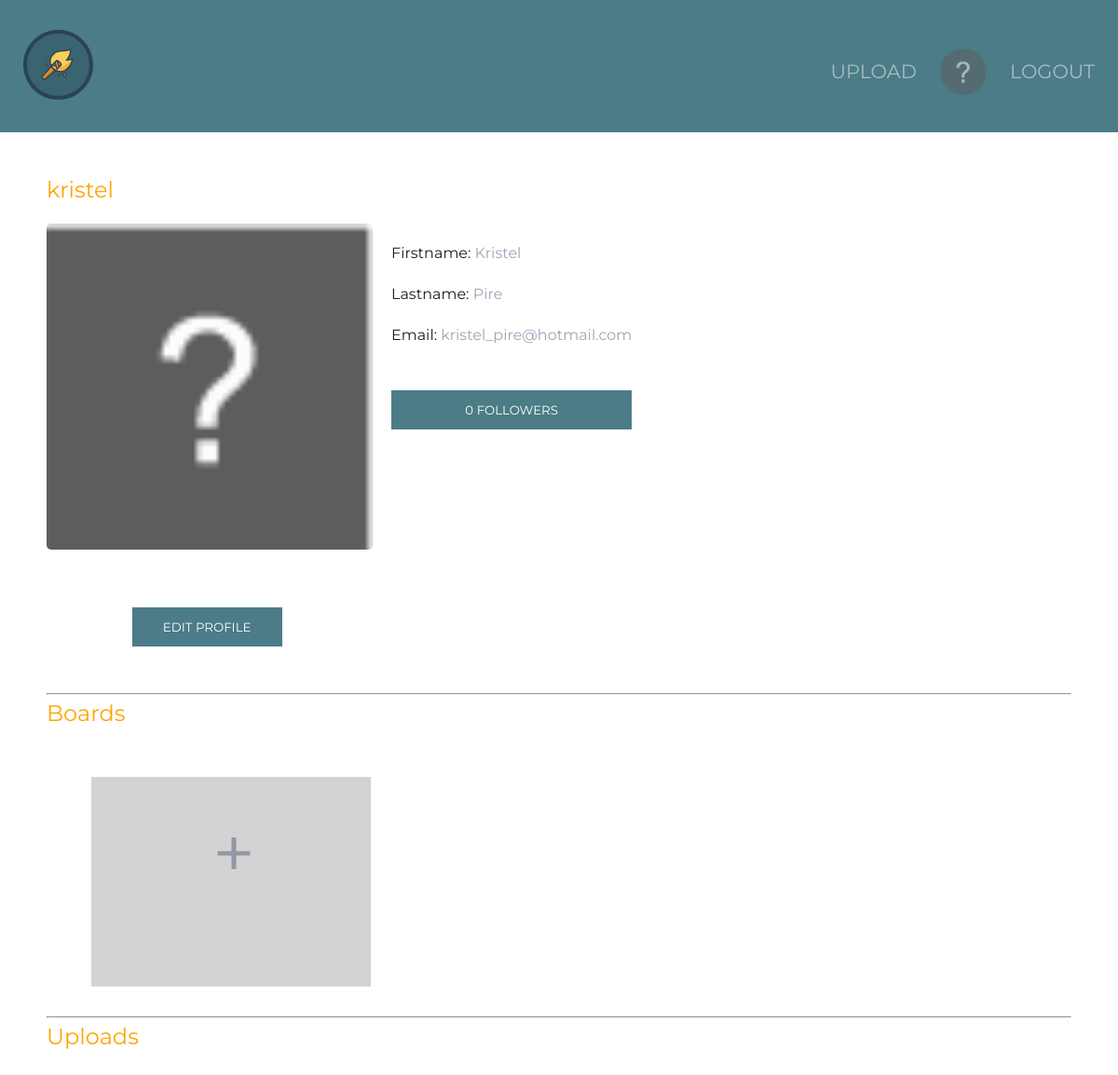
/profile.php?id=40 (signed in), run on an earlier commit of the app's database.
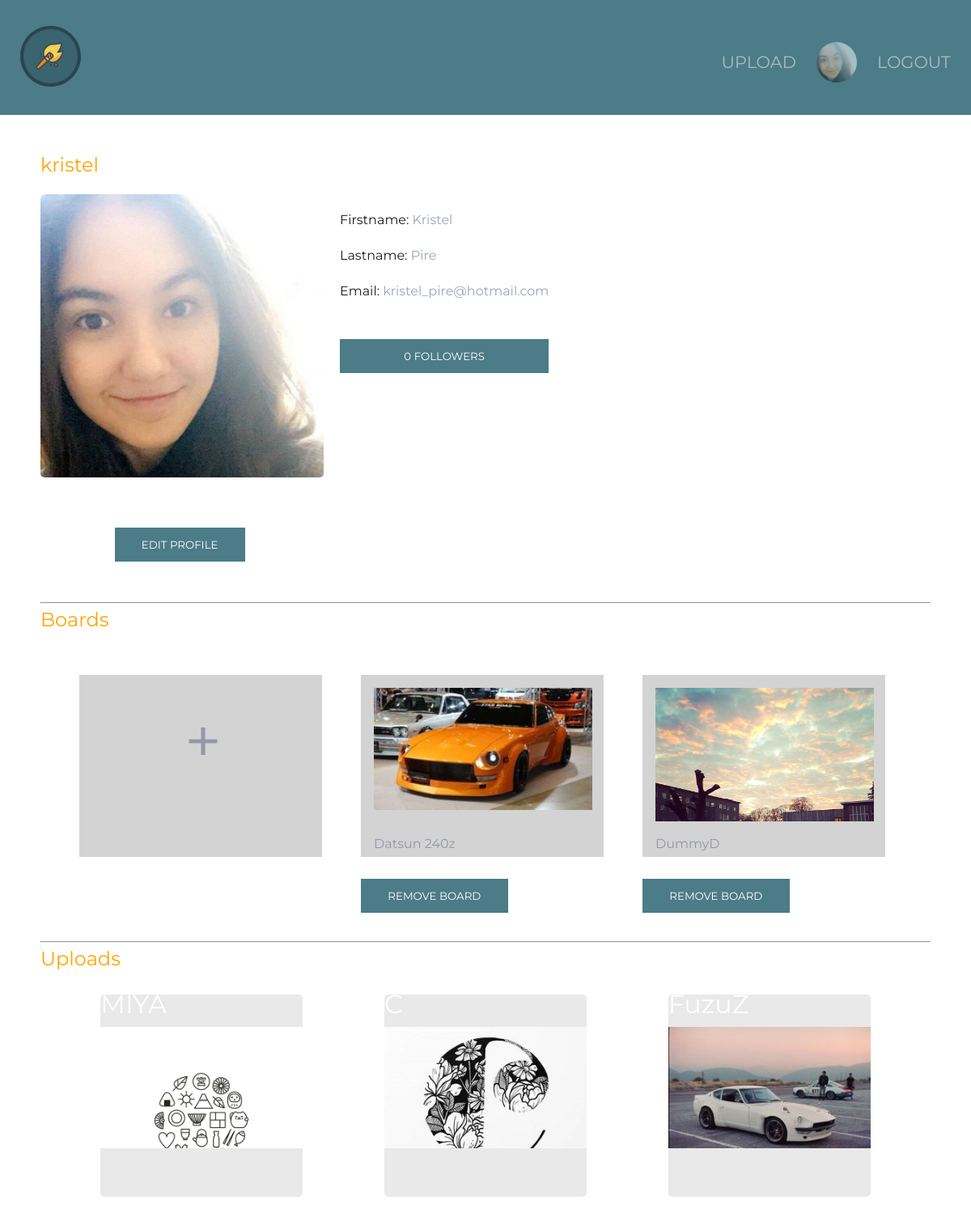
And on a later commit of the database.
### tables this page shows
CREATE TABLE `users` (
  `id` int(11) NOT NULL,
  `email` varchar(200) NOT NULL,
  `firstname` varchar(200) NOT NULL,
  `lastname` varchar(200) NOT NULL,
  `image` varchar(200) NOT NULL,
  `password` varchar(200) NOT NULL,
  `username` varchar(200) NOT NULL
);

CREATE TABLE `boards` (
  `id` int(11) UNSIGNED NOT NULL,
  `userid` int(11) NOT NULL,
  `title` varchar(200) NOT NULL DEFAULT '',
  `state` varchar(11) NOT NULL DEFAULT '',
  `image` varchar(250) NOT NULL
);

CREATE TABLE `posts` (
  `id` int(11) UNSIGNED NOT NULL,
  `userId` int(11) NOT NULL,
  `title` varchar(200) NOT NULL,
  `image` varchar(200) NOT NULL DEFAULT '',
  `description` varchar(200) NOT NULL,
  `link` varchar(200) NOT NULL DEFAULT '',
  `board` int(11) NOT NULL,
  `date` datetime NOT NULL,
  `location` varchar(200) NOT NULL,
  `topic` int(11) NOT NULL
);

### classes/spark/Profile.class.php (called while the page is built, shortened)
<?php
class Profile
{
    private $userId;
    public function setUserId($userId)
    {
        $this->userId = $userId;
    }
    public function Profile(){
        $conn = Db::getInstance();
        $stment = $conn->prepare("SELECT * FROM users WHERE id = :id");
        $stment->bindValue(':id', $this->userId);
        $stment->execute();
        $use = $stment->fetchAll(PDO::FETCH_ASSOC);
        return $use;
    }
    public function Boards(){
        $conn = Db::getInstance();
        $statemnt = $conn->prepare("select * from boards where userid = :userid");
        $statemnt->bindValue(':userid', $this->userId);
        $statemnt->execute();
        $boards = $statemnt->fetchAll(PDO::FETCH_ASSOC);
        return $boards;
    }
    public function Posts(){
        $conn = Db::getInstance();
        $statemnt = $conn->prepare("select * from posts where userId = :userid");
        $statemnt->bindValue(':userid', $this->userId);
        $statemnt->execute();
        $posts = $statemnt->fetchAll(PDO::FETCH_ASSOC);
        return $posts;
    }
    public function CountFollowers(){
        $conn = Db::getInstance();
        $statement = $conn->prepare("select count(*) as followers from following where userid = :id");
        $statement->bindvalue(":id", $_SESSION['id']);
        $statement->execute();
        $res = $statement->fetch();
        return $res;
    }
}

### profile.php (the view, shortened to what the changed rows need)
<?php
    try{
        $userid = $_GET['id'];
        $profile = new Profile();
        $profile->setUserId($userid);
        $use = $profile->Profile();
        $boards = $profile->Boards();
        $posts = $profile->Posts();
        $followers = $profile->CountFollowers();
    } catch (Exception $e) {
        echo $e->getMessage();
    }
?><!doctype html>
<html lang="en">
<head>
    <link rel="stylesheet" href="css/reset.css">
    <link rel="stylesheet" href="css/nav.css">
    <link rel="stylesheet" href="css/style.css">
</head>
<body>
<?php include_once("nav.inc.php")?>
<div id="container">
    <div id="user">
        <?php foreach ($use as $u): ?>
            <h2><?php echo htmlspecialchars($u['username'])?></h2>
            <div class="user_layout">
                <img src="<?php echo htmlspecialchars($u['image'])?>" alt="<?php echo htmlspecialchars($u['username'])?>">
                <div class="info_layout">
                    <div class="info">
                        <h3>Firstname: <span class="grayText"><?php echo htmlspecialchars($u['firstname'])?></span></h3>
                    </div>
                    <div class="info">
                        <h3>Lastname: <span class="grayText"><?php echo htmlspecialchars($u['lastname'])?></span></h3>
                    </div>
                    <div class="info">
                        <h3>Email: <span class="grayText"><?php echo htmlspecialchars($u['email'])?></span></h3>
                    </div>
                    <button id="followers"><?php echo $followers['followers'] . " followers";?></button>
                </div>
            </div>
        <?php endforeach;?>
    </div>
    <div>
        <h2>Boards</h2>
        <div id="boards">
            <?php foreach ($boards as $b):
                if ($b['state'] == "private" && $b['userid'] == $_SESSION['id']) {
                    $board_state = "public";
                } else {
                    $board_state = $b['state'];
                }
                ?>
                <div class="<?php echo htmlspecialchars($board_state)?>">
                    <a href="board.php?id=<?php echo htmlspecialchars($b['id']);?>">
                        <div class="board">
                            <div class="contain">
                                <img src="<?php echo htmlspecialchars($b['image']);?>" alt="<?php echo htmlspecialchars($b['title'])?>">
                            </div>
                            <h3><?php echo htmlspecialchars($b['title'])?></h3>
                        </div>
                    </a>
                    <?php if ($b['userid'] == $_SESSION['id']): ?>
                    <button class='removeBoards' name="<?php echo htmlspecialchars($b['id']);?>">Remove Board</button>
                    <?php endif; ?>
                </div>
            <?php endforeach; ?>
        </div>
    </div>
    <div>
        <h2>Uploads</h2>
        <div id="boards">
            <?php foreach ($posts as $p):?>
                <div id='item' class='item'>
                    <a href="post.php?postid=<?php echo htmlspecialchars($p['id']);?>">
                        <h1><?php echo htmlspecialchars($p['title'])?></h1>
                        <div class="post_img">
                            <img src="<?php echo htmlspecialchars($p['image']) ?>" alt="<?php echo htmlspecialchars($p['title']) ?>">
                        </div>
                    </a>
                </div>
            <?php endforeach; ?>
        </div>
    </div>
</div>
</body>
</html>

### nav.inc.php (shortened to what the changed rows need)
<?php
try{
    $sessionId = $_SESSION['id'];
    $profiler = new Profile();
    $profiler->setUserId($sessionId);
    $user = $profiler->Profile();
} catch (Exception $e) {
    echo $e->getMessage();
}
?>
<div id="navigatie">
    <nav>
            <a href="profile.php?id=<?php echo htmlspecialchars($_SESSION['id']);?>">
                <?php foreach ($user as $profile): ?>
                    <img src="<?php echo htmlspecialchars($profile['image'])?>" alt="<?php echo htmlspecialchars($profile['username'])?>" class="profile_icon">
                <?php endforeach;?>
            </a>
    </nav>
</div>

What changed in the data, as far as the page shows it:
changed users "kristel": image: picture added in place of a placeholder
added boards: image (picture), title "Datsun 240z"
added boards: image (picture), title "DummyD"
added posts: title "MIYA", image (picture)
added posts: title "C", image (picture)
added posts: title "FuzuZ", image (picture)
